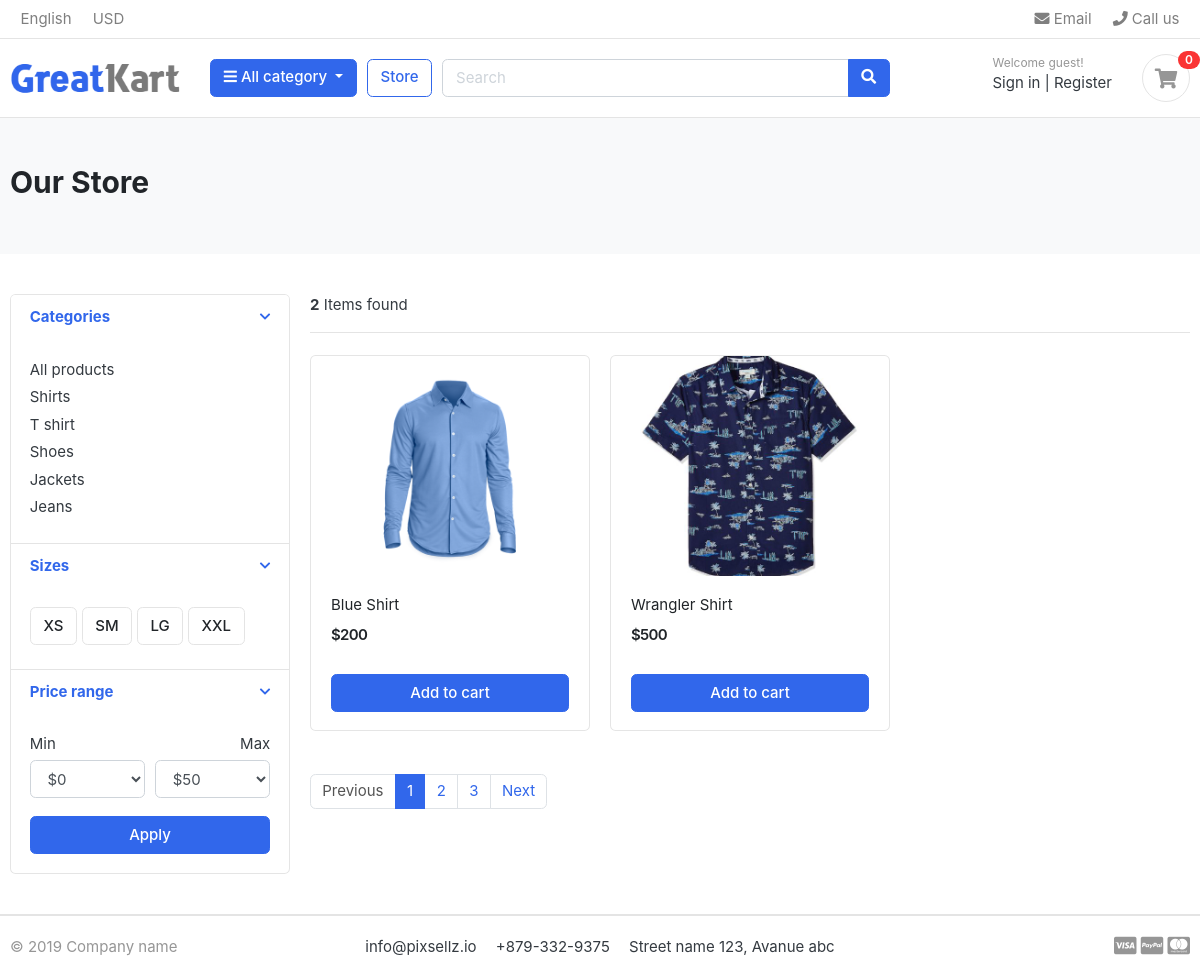
Page /store/shirts/ on the committed database.
### category/models.py (models this page shows, shortened)
class Category(models.Model):
    category_name = models.CharField(max_length=50, unique=True)
    slug = models.SlugField(max_length=100, unique=True)
    description = models.TextField(max_length=255, blank=True)
    cat_image = models.ImageField(upload_to='photos/categories',blank=True)
    class Meta:
        verbose_name = 'category'
        verbose_name_plural = 'categories'
    def get_url(self):
        return reverse('products_by_category', args =[self.slug]) # get the url

### store/models.py (models this page shows, shortened)
class Product(models.Model):
    product_name = models.CharField(max_length=200,unique=True)
    slug = models.SlugField(max_length=200, unique= True)
    description = models.TextField(max_length=500, unique=True)
    price = models.IntegerField()
    images = models.ImageField(upload_to='photos/products')
    stock = models.IntegerField()
    is_available = models.BooleanField(default=True)
    category = models.ForeignKey(Category,on_delete=models.CASCADE)
    created_date = models.DateTimeField(auto_now_add=True)
    modified_date = models.DateTimeField(auto_now_add=True)
    def get_url(self):
        return reverse('product_detail', args =[self.category.slug,self.slug])

### store/views.py (the view)
# urls.py: path('store/',include('store.urls')),
def store(request,category_slug=None):
    categories = None
    products = None
    if category_slug != None:
        categories = get_object_or_404(Category,slug= category_slug)
        products = Product.objects.filter(category = categories, is_available =True)
        product_count = products.count()
    else:
        products = Product.objects.all().filter(is_available=True)
        product_count = products.count()
    context = {
        'products': products,
        'product_count': product_count,
    }
    return render(request,'store/store.html',context)

### category/context_processors.py (called while the page is built)
def menu_links(request):
    links = Category.objects.all()
    return dict(links = links)

### templates/store/store.html (shortened to what this page needs)
{% extends 'base.html' %}
{% load static %}
{% block content %}
<section class="section-pagetop bg">
    <div class="container">
        <h2 class="title-page">Our Store</h2>
    </div>
    </section>
<section class="section-content padding-y">
    <div class="container">
    <div class="row">
        <aside class="col-md-3">
    <div class="card">
        <article class="filter-group">
            <header class="card-header">
                <a href="#" data-toggle="collapse" data-target="#collapse_1" aria-expanded="true" class="">
                    <i class="icon-control fa fa-chevron-down"></i>
                    <h6 class="title">Categories</h6>
                </a>
            </header>
            <div class="filter-content collapse show" id="collapse_1" style="">
                <div class="card-body">
                    <ul class="list-menu">
                        <li><a href="{%url 'store'%}">All products</a></li>
                    {% for category in links %}
                        <li><a href="{{category.get_url}}">{{category.category_name}}</a></li>
                    {% endfor %}
                    </ul>
                </div>
            </div>
        </article>
        <article class="filter-group">
            <header class="card-header">
                <a href="#" data-toggle="collapse" data-target="#collapse_4" aria-expanded="true" class="">
                    <i class="icon-control fa fa-chevron-down"></i>
                    <h6 class="title">Sizes </h6>
                </a>
            </header>
            <div class="filter-content collapse show" id="collapse_4" style="">
                <div class="card-body">
                  <label class="checkbox-btn">
                    <span class="btn btn-light"> XS </span>
                  </label>
                  <label class="checkbox-btn">
                    <span class="btn btn-light"> SM </span>
                  </label>
                  <label class="checkbox-btn">
                    <span class="btn btn-light"> LG </span>
                  </label>
                  <label class="checkbox-btn">
                    <span class="btn btn-light"> XXL </span>
                  </label>
            </div>
            </div>
        </article>
        <article class="filter-group">
            <header class="card-header">
                <a href="#" data-toggle="collapse" data-target="#collapse_3" aria-expanded="true" class="">
                    <i class="icon-control fa fa-chevron-down"></i>
                    <h6 class="title">Price range </h6>
                </a>
            </header>
            <div class="filter-content collapse show" id="collapse_3" style="">
                <div class="card-body">
                    <div class="form-row">
                    <div class="form-group col-md-6">
                      <label>Min</label>
                          <select class="mr-2 form-control">
                            <option value="0">$0</option>
                        </select>
                    </div>
                    <div class="form-group text-right col-md-6">
                      <label>Max</label>
                          <select class="mr-2 form-control">
                            <option value="50">$50</option>
                        </select>
                    </div>
                    </div>
                    <button class="btn btn-block btn-primary">Apply</button>
                </div>
            </div>
        </article>
    </div>
        </aside>
        <main class="col-md-9">
    <header class="border-bottom mb-4 pb-3">
            <div class="form-inline">
                <span class="mr-md-auto"><b>{{product_count}}</b> Items found </span>
            </div>
    </header>
    <div class="row">
        {% for product in products %}
        <div class="col-md-4">
            <figure class="card card-product-grid">
                <div class="img-wrap">
                    <a href="{{product.get_url}}"><img src="{{product.images.url}}"></a>
                </div>
                <figcaption class="info-wrap">
                    <div class="fix-height">
                        <a href="{{product.get_url}}" class="title">{{product.product_name}}</a>
                        <div class="price-wrap mt-2">
                            <span class="price">${{product.price}}</span>
                        </div>
                    </div>
                    <a href="#" class="btn btn-block btn-primary">Add to cart </a>
                </figcaption>
            </figure>
        </div>
        {% endfor %}
    </div>
    <nav class="mt-4" aria-label="Page navigation sample">
      <ul class="pagination">
        <li class="page-item disabled"><a class="page-link" href="#">Previous</a></li>
        <li class="page-item active"><a class="page-link" href="#">1</a></li>
        <li class="page-item"><a class="page-link" href="#">2</a></li>
        <li class="page-item"><a class="page-link" href="#">3</a></li>
        <li class="page-item"><a class="page-link" href="#">Next</a></li>
      </ul>
    </nav>
        </main>
    </div>
    </div>
    </section>
{% endblock  %}

### templates/base.html (shortened to what this page needs)
{% load static %}
<!DOCTYPE HTML>
<html lang="en">
<head>
<link href="{% static 'css/bootstrap.css' %}" rel="stylesheet" type="text/css"/>
<link href="{% static 'fonts/fontawesome/css/all.min.css' %}" type="text/css" rel="stylesheet">
<link href="{% static 'css/ui.css' %}" rel="stylesheet" type="text/css"/>
<link href="{% static 'css/responsive.css' %}" rel="stylesheet" media="only screen and (max-width: 1200px)" />
</head>
<body>
{% include 'includes/navbar.html' %}
   {% block content %}
    {% endblock  %}
{% include 'includes/footer.html' %}

### templates/includes/navbar.html (shortened to what this page needs)
{% load static %}
<header class="section-header">
    <nav class="navbar p-md-0 navbar-expand-sm navbar-light border-bottom">
    <div class="container">
      <div class="collapse navbar-collapse" id="navbarTop4">
        <ul class="navbar-nav mr-auto">
            <li class="nav-item dropdown">
                 <a href="#" class="nav-link">   English </a>
            </li>
            <li class="nav-item dropdown">
                <a href="#" class="nav-link"> USD </a>
            </li>
        </ul>
        <ul class="navbar-nav">
            <li><a href="#" class="nav-link"> <i class="fa fa-envelope"></i> Email </a></li>
            <li><a href="#" class="nav-link"> <i class="fa fa-phone"></i> Call us </a></li>
        </ul>
      </div>
    </div>
    </nav>
    <section class="header-main border-bottom">
        <div class="container">
    <div class="row align-items-center">
        <div class="col-lg-2 col-md-3 col-6">
            <a href="{% url 'home'%}" class="brand-wrap">
                <img class="logo" src="{% static './images/logo.png' %}">
            </a>
        </div>
        <div class="col-lg col-sm col-md col-6 flex-grow-0">
            <div class="category-wrap dropdown d-inline-block float-right">
                <button type="button" class="btn btn-primary dropdown-toggle" data-toggle="dropdown">
                    <i class="fa fa-bars"></i> All category
                </button>
            </div>
        </div>
        <a href="{% url 'store' %}" class="btn btn-outline-primary">Store</a>
        <div class="col-lg  col-md-6 col-sm-12 col">
            <form action="#" class="search">
                <div class="input-group w-100">
                    <input type="text" class="form-control" style="width:60%;" placeholder="Search">
                    <div class="input-group-append">
                      <button class="btn btn-primary" type="submit">
                        <i class="fa fa-search"></i>
                      </button>
                    </div>
                </div>
            </form>
        </div>
        <div class="col-lg-3 col-sm-6 col-8 order-2 order-lg-3">
                    <div class="d-flex justify-content-end mb-3 mb-lg-0">
                        <div class="widget-header">
                            <small class="title text-muted">Welcome guest!</small>
                            <div>
                                <a href="./signin.html">Sign in</a> <span class="dark-transp"> | </span>
                                <a href="./register.html"> Register</a>
                            </div>
                        </div>
                        <a href="./cart.html" class="widget-header pl-3 ml-3">
                            <div class="icon icon-sm rounded-circle border"><i class="fa fa-shopping-cart"></i></div>
                            <span class="badge badge-pill badge-danger notify">0</span>
                        </a>
                    </div>
                </div>
    </div>
        </div>
    </section>
    </header>

### templates/includes/footer.html
{% load static %}
<footer class="section-footer border-top">
    <div class="container">
        <section class="footer-bottom border-top row">
            <div class="col-md-2">
                <p class="text-muted"> &copy 2019 Company name </p>
            </div>
            <div class="col-md-8 text-md-center">
                <span  class="px-2">info@pixsellz.io</span>
                <span  class="px-2">+879-332-9375</span>
                <span  class="px-2">Street name 123, Avanue abc</span>
            </div>
            <div class="col-md-2 text-md-right text-muted">
                <i class="fab fa-lg fa-cc-visa"></i>
                <i class="fab fa-lg fa-cc-paypal"></i>
                <i class="fab fa-lg fa-cc-mastercard"></i>
            </div>
        </section>
    </div>
</footer>

### static/css/ui.css (style rules this page uses)
html { font-family: "Inter", sans-serif; font-size: 15px; }
.img-wrap { text-align: center; display: block; }
.img-wrap img { max-width: 100%; }
.price-wrap { letter-spacing: -0.7px; }
.icon-xs, .icon-sm, .icon-md, .icon-lg { display: inline-block; text-align: center; flex-shrink: 0; flex-grow: 0; }
.icon-sm { width: 48px; height: 48px; line-height: 48px !important; font-size: 20px; }
.padding-y { padding-top: 40px; padding-bottom: 40px; }
figure { margin-bottom: 0; }
article:after, .form-group:after { display: block; clear: both; content: ""; }
.bg { background-color: #f8f9fa; }
.title-page { color: #212529; }
p:last-child { margin-bottom: 0; }
.header-main { position: relative; padding-top: 1rem; padding-bottom: 1rem; }
.brand-wrap .logo, .navbar-brand .logo { margin-right: 7px; max-height: 42px; display: inline-block; }
.widget-header { display: inline-block; vertical-align: middle; position: relative; }
.widget-header a { color: #343a40; }
.widget-header i { color: #969696; }
.widget-header .title { display: block; }
.widget-header .notify { position: absolute; top: -3px; right: -10px; }
.footer-bottom { padding-top: 20px; padding-bottom: 20px; }
.btn-light { background-color: #fff; border-color: #e4e4e4; }
[class*=list-] li:after { visibility: hidden; display: block; content: ""; overflow: hidden; height: 0; clear: both; }
.list-menu { list-style: none; margin: 0; padding-left: 0; }
.list-menu li { margin-bottom: 5px; }
.list-menu a { color: #343a40; }
[class*=card-product] a.title { color: #212529; display: block; }
[class*=card-product] .img-wrap { overflow: hidden; position: relative; }
[class*=card-product] .img-wrap img { height: 100%; max-width: 100%; width: auto; display: inline-block; -o-object-fit: cover; object-fit: cover; }
.card-product-grid { margin-bottom: 20px; }
.card-product-grid .img-wrap { border-radius: 0.2rem 0.2rem 0 0; height: 220px; }
.card-product-grid .info-wrap { overflow: hidden; padding: 18px 20px; }
.card-product-grid .fix-height { height: 80px; overflow: hidden; }
.card .img-wrap { overflow: hidden; }
.notify { position: absolute; top: -4px; right: -10px; display: inline-block; padding: 0.25em 0.6em; font-size: 12px; line-height: 1; text-align: center; border-radius: 3rem; color: #fff; background-color: #fa3434; }
.price { font-weight: 600; color: #212529; }
.icon-control { margin-top: 5px; float: right; font-size: 80%; }
.card-header .title { margin-bottom: 0; line-height: 1.5; }
.filter-group { border-bottom: 1px solid #e4e4e4; }
.filter-group .card-header { border-bottom: 0; }
.filter-group:last-child { border-bottom: 0; }
.checkbox-btn { position: relative; }
.section-pagetop { padding: 45px 0; }

### rows in the picture
Category: category_name "Shirts"
Category: category_name "T shirt"
Category: category_name "Shoes"
Category: category_name "Jackets"
Category: category_name "Jeans"
Product: images (picture), product_name "Blue Shirt", price "200"
Product: images (picture), product_name "Wrangler Shirt", price "500"

### other values in the picture
{{ product_count }} "2"
